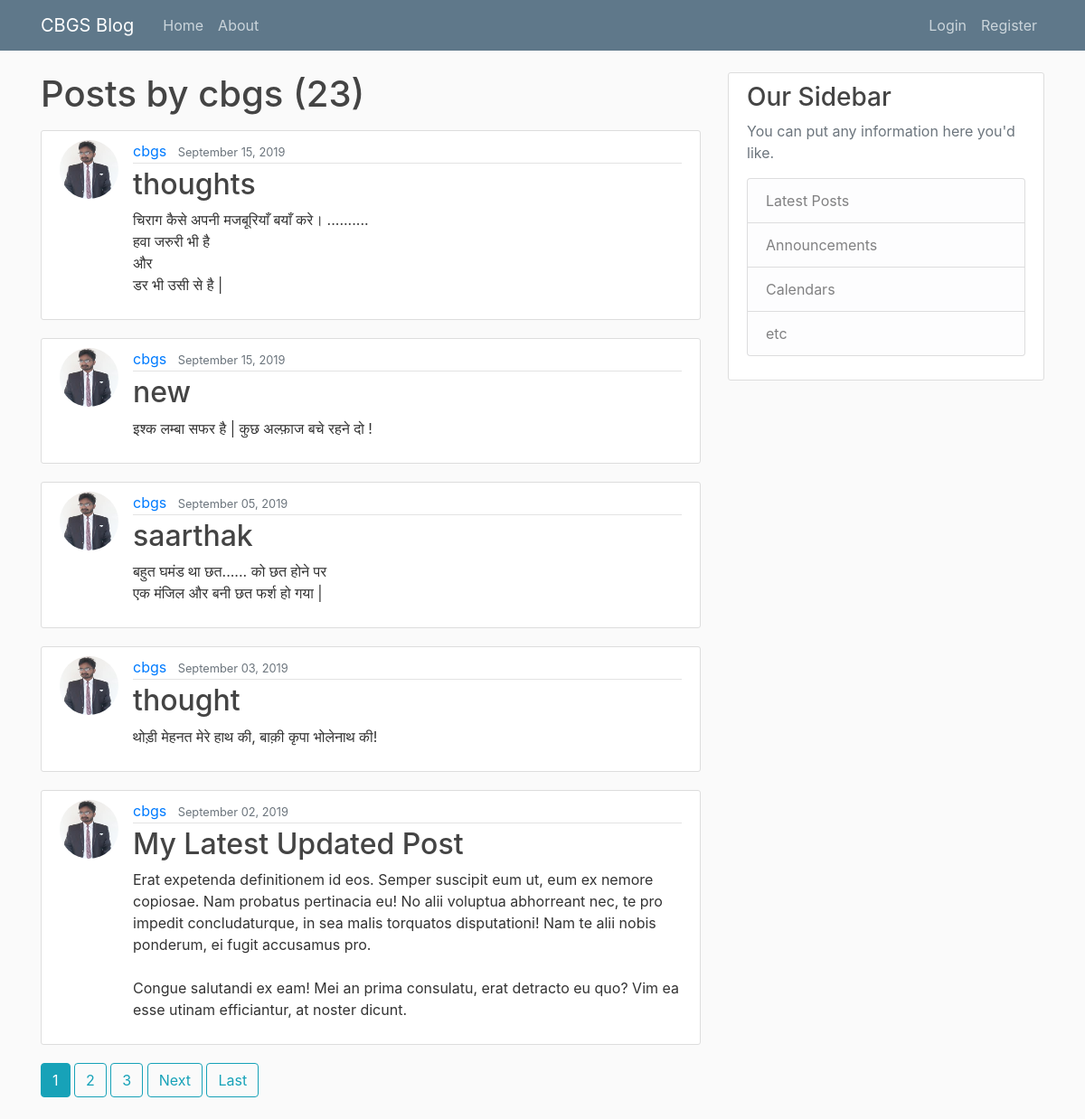
Page /user/cbgs on the committed database.
### blog/models.py (models this page shows, shortened)
class Post(models.Model):
	title = models.CharField(max_length=100)
	content = models.TextField()
	date_posted = models.DateTimeField(default=timezone.now)
	author = models.ForeignKey(User,on_delete=models.CASCADE)

### users/models.py (models this page shows, shortened)
class Profile(models.Model):
	user = models.OneToOneField(User,on_delete=models.CASCADE)
	image = models.ImageField(default='default.jpg', upload_to='profile_pics')

### blog/views.py (the view)
# urls.py: path('user/<str:username>', UserPostListView.as_view(), name='user-posts'),
class UserPostListView(ListView):
	model = Post
	template_name = 'blog/user_posts.html'  # <app>/<model>_<viewtype>.html
	context_object_name = 'posts'
	ordering = ['-date_posted']
	paginate_by = 5
	def get_queryset(self):
		user = get_object_or_404(User, username=self.kwargs.get('username'))
		return Post.objects.filter(author=user).order_by('-date_posted')

### blog/templates/blog/user_posts.html (shortened to what this page needs)
{% extends 'blog/base.html' %}
{% block content %}
	<h1 class="mb-3">Posts by {{ view.kwargs.username }} ({{ page_obj.paginator.count }})</h1>
	{% for post in posts %}
		<article class="media content-section">
		<img class="rounded-circle article-img"src="{{ post.author.profile.image.url }}">
		  <div class="media-body">
			<div class="article-metadata">
			  <a class="mr-2" href="{% url 'user-posts' post.author.username %}">{{ post.author }}</a>
			  <small class="text-muted">{{ post.date_posted|date:"F d, Y" }}</small>
			</div>
			<h2><a class="article-title" href="{% url 'post-detail' post.id %}">{{ post.title }}</a></h2>
			<p class="article-content">{{ post.content }}</p>
		  </div>
	</article>
	{% endfor %}
	{% if is_paginated %}
		{% for num in page_obj.paginator.page_range %}
			{% if page_obj.number == num %}
				<a class="btn btn-info mb-4" href="?page={{ num }}">{{num }}</a>
			{% elif num > page_obj.number|add:'-3' and num < page_obj.number|add:'3' %}
				<a class="btn btn-outline-info mb-4" href="?page={{ num }}">{{num }}</a>
			{% endif %}
		{% endfor %}
		{% if page_obj.has_next %}
			<a class="btn btn-outline-info mb-4" href="?page={{ page_obj.next_page_number }}">Next</a>
			<a class="btn btn-outline-info mb-4" href="?page={{ page_obj.paginator.num_pages }}">Last</a>
		{% endif %}
	{% endif %}
{% endblock content %}

### blog/static/blog/main.css (style rules this page uses)
body { background: #fafafa; color: #333333; margin-top: 5rem; }
h1, h2, h3, h4, h5, h6 { color: #444444; }
.content-section { background: #ffffff; padding: 10px 20px; border: 1px solid #dddddd; border-radius: 3px; margin-bottom: 20px; }
.article-title { color: #444444; }
.article-content { white-space: pre-line; }
.article-img { height: 65px; width: 65px; margin-right: 16px; }
.article-metadata { padding-bottom: 1px; margin-bottom: 4px; border-bottom: 1px solid #e3e3e3 }

### rows in the picture
Post: author.profile.image (picture), author "cbgs", date_posted "September 15, 2019", title "thoughts", content "चिराग कैसे अपनी मजबूरियाँ बयाँ करे। .......... हवा जरुरी भी है और डर भी उसी से है |"
Post: author.profile.image (picture), author "cbgs", date_posted "September 15, 2019", title "new", content "इश्क लम्बा सफर है | कुछ अल्फ़ाज बचे रहने दो !"
Post: author.profile.image (picture), author "cbgs", date_posted "September 05, 2019", title "saarthak", content "बहुत घमंड था छत...... को छत होने पर एक मंजिल और बनी छत फर्श हो गया |"
Post: author.profile.image (picture), author "cbgs", date_posted "September 03, 2019", title "thought", content "थोड़ी मेहनत मेरे हाथ की, बाक़ी कृपा भोलेनाथ की!"
Post: author.profile.image (picture), author "cbgs", date_posted "September 02, 2019", title "My Latest Updated Post", content "Erat expetenda definitionem id eos. Semper suscipit eum ut, eum ex nemore copiosae. Nam probatus pertinacia eu! No alii voluptua abhorreant nec, te pro impedit concludaturque, in sea malis torquatos disputationi! Nam te alii nobis ponderum, ei fugit accusamus pro. Congue salutandi ex eam! Mei an prima consulatu, erat detracto eu quo? Vim ea esse utinam efficiantur, at noster dicunt."

### other values in the picture
{{ view.kwargs.username }} "cbgs"
{{ page_obj.paginator.count }} "23"
{{ num }} "1"
{{ num }} "2" "3"
